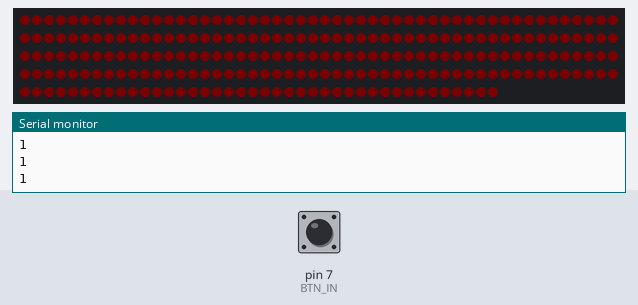
Simulated run of this sketch. Board: Arduino Uno, built with avr-gcc and run on an emulated ATmega328P. On the bench: 240 RGB LEDs in strip order, left to right, continuing on the next row, the last lines printed to the serial monitor. Inputs (shaded band) come from the test bench; at power-on: pin 7 (BTN_IN) HIGH. Dim RGB values are drawn brighter than linear.

Above: at 0.47 s.
1.3 s: pin 7 (BTN_IN) pulled LOW for 0.15 s
At 3.02 s:
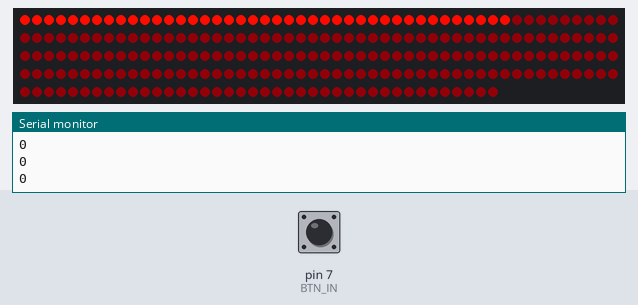
At 4.57 s:
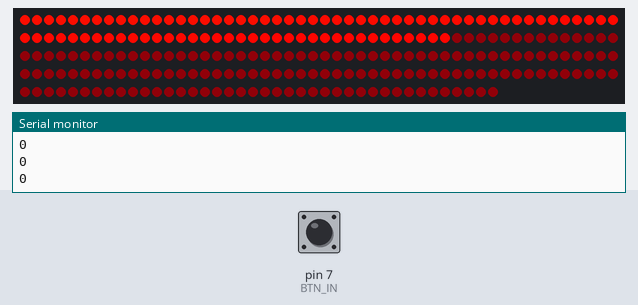
Timing chart, 0 to 6.1 s (numbered marks = the images above; inputs shaded):
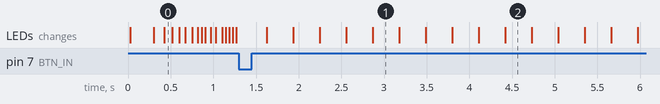

The sketch:

tuboLed.ino
```cpp
#include <FastLED.h>

#define NUM_LEDS 240
#define COM_PIN 5
#define BTN_IN 7

#define SALITA 70
#define ORIZZ 180


CRGB leds[NUM_LEDS];

void setup() {

  pinMode(BTN_IN, INPUT_PULLUP);

  FastLED.addLeds<WS2812B, COM_PIN, GRB>(leds, NUM_LEDS);
  FastLED.setBrightness(255);

  FastLED.clear();


  fill_solid(leds, NUM_LEDS, CHSV(25, 255, 150));
  FastLED.show();

  Serial.begin(9600);


}

uint8_t j = 0;
uint8_t i = 0;
uint8_t w = 0;

bool beam = false;

unsigned long startT = 0;
unsigned long fadeT = 0;

bool sali = true;

void loop() {

  Serial.println(digitalRead(BTN_IN));

  if (!digitalRead(BTN_IN)) {
    beam = true;
    startT = millis();
  }

  if (beam) {
    if ((millis() - startT) > 3) {
      for (i = 0; i < NUM_LEDS; i++) {
        leds[i] = CHSV(map(i, 0, NUM_LEDS, 5, -6), 255, 255);
        delay(25);
        FastLED.show();
      }
      delay(2500);
      for (int jj = 255; jj >= 0; jj--) {
        for (i = 0; i < NUM_LEDS; i++) {
          leds[i] = CHSV(map(i, 0, NUM_LEDS, 5, -6), 255, jj);
        }
        FastLED.show();
      }
      beam = false;
    }
  }
  else {

    fill_solid(leds, NUM_LEDS, CHSV(-6, 255, j));
    FastLED.show();

    if ((millis() - fadeT) > 10) {
      fadeT = millis();
      if (sali) {
        j++;
      }
      else {
        j--;
      }
      if (j > 100 || j < 1) {
        sali = !sali;
      }
    }
  }
}
```
